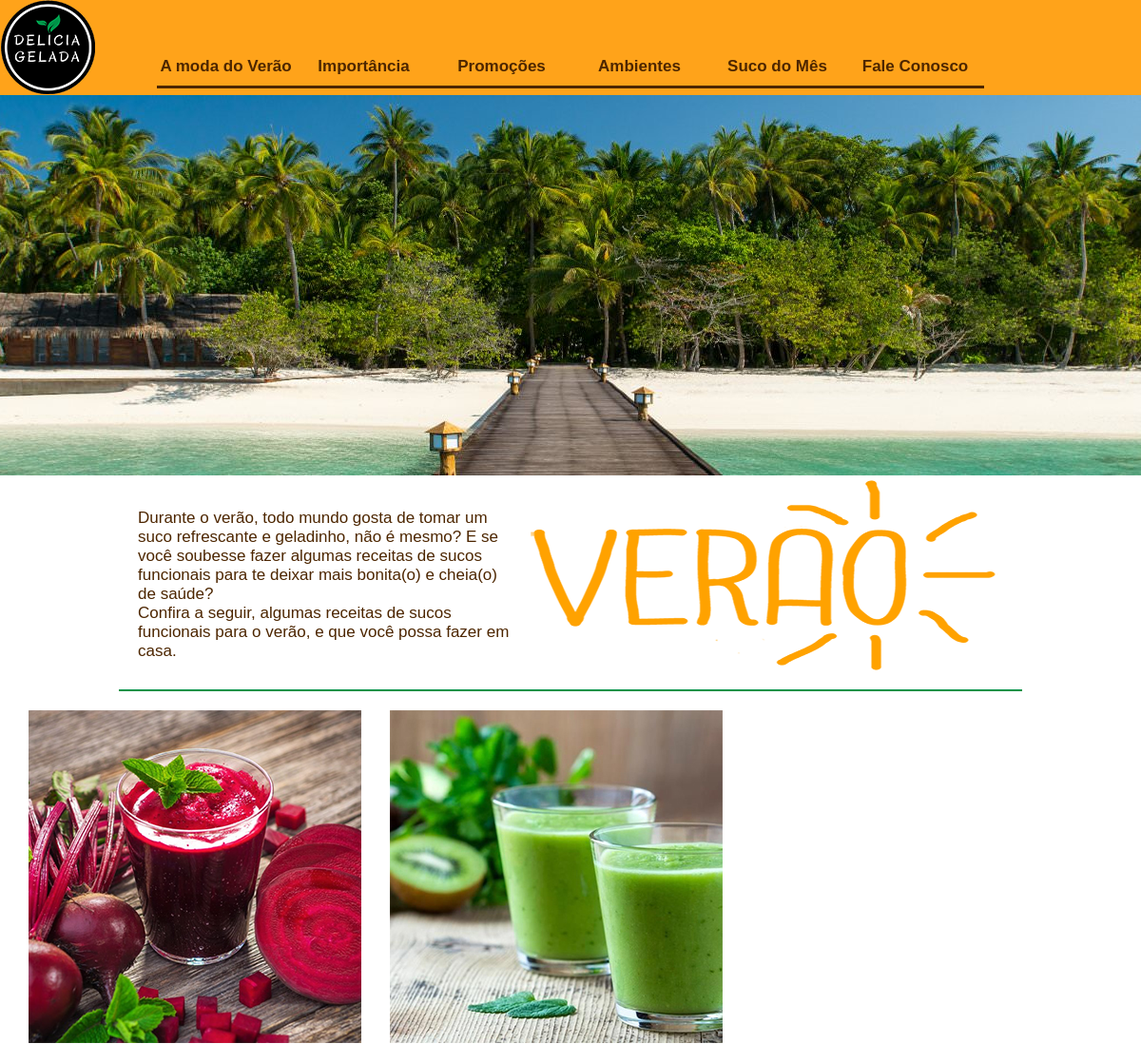
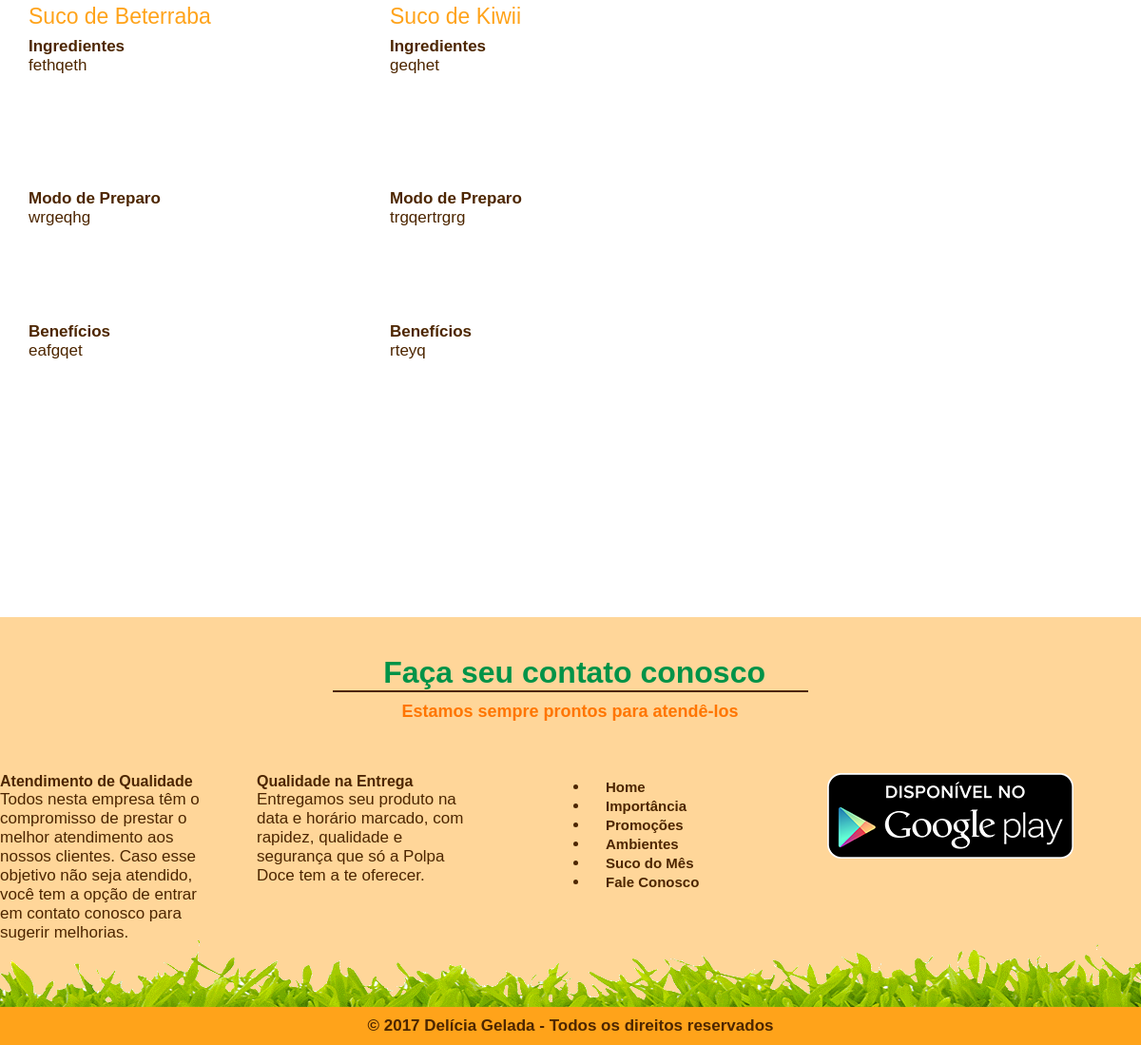
Page /modaDoVerao.php on the committed database (2 pictures, top to bottom).
### tables this page shows
CREATE TABLE `tbl_moda_verao` (
  `idModaVerao` int(11) NOT NULL AUTO_INCREMENT,
  `imagem` varchar(255) NOT NULL,
  `titulo` varchar(255) NOT NULL,
  `ingrediente` varchar(255) NOT NULL,
  `modoPreparo` text NOT NULL,
  `beneficio` text NOT NULL,
  PRIMARY KEY (`idModaVerao`)
);

### modaDoVerao.php (the view, shortened to what this page needs)
<!DOCTYPE html>
<html>
    <head>
        <link rel="stylesheet" type="text/css" href="css/styleModaDoVerao.css">
    </head>
    <body>
        <header>
            <div id="center">
                <div id="logo">
                    <a href="index.php">
                        <img src="imagens/logoMenor.png" title="Delícia Gelada" alt="Delícia Gelada">
                    </a>
                </div>
                <nav>
                    <div class="itens_menu">
                        <a href="modaDoVerao.php">
                            A moda do Verão
                        </a>
                    </div>
                    <div class="itens_menu">
                        <a href="importancia.php">
                            Importância
                        </a>
                    </div>
                    <div class="itens_menu">
                        <a href="promocoes.php">
                            Promoções
                        </a>
                    </div>
                    <div class="itens_menu">
                        <a href="ambientes.php">
                            Ambientes
                        </a>
                    </div>
                    <div class="itens_menu">
                        <a href="sucoDoMes.php">
                            Suco do Mês
                        </a>
                    </div>
                    <div class="itens_menu">
                        <a href="faleConosco.php">
                            Fale Conosco
                        </a>
                    </div>
                </nav>
            </div>
        </header>
        <div id="verao">
        </div>
        <main id="area_conteudo">
            <div id="introducao">
                <div id="txt">
                    Durante o verão,  todo mundo gosta de tomar um suco refrescante e geladinho, não é mesmo? E se você soubesse fazer algumas receitas de sucos funcionais para te deixar mais bonita(o) e cheia(o) de saúde? <br>Confira a seguir, algumas receitas de sucos funcionais para o verão, e que você possa fazer em casa.
                </div>
                <div id="capa">
                    <img src="imagens/verao.png" title="Verão" alt="Verão">
                </div>
            </div>
            <div id="line">
            </div>
            <div id="central">
                <?php
                    $sql = "SELECT * FROM tbl_moda_verao;";
                    $select=mysql_query($sql);
                    while($rsConsulta = mysql_fetch_array($select)){
                ?>
                <div id="suco_um">
                    <div id="img_couve">
                        <img src="CMS/<?php echo($rsConsulta['imagem'])?>" alt="Receitas" width="100%" height="100%">
                    </div>
                    <div class="desc">
                        <div class="titulo_receita">
                            <p class="titulos"><?php echo(utf8_encode($rsConsulta['titulo'])) ?></p><br>
                        </div>
                        <div class="ingrediente_receita">
                            <h3>Ingredientes<br></h3>
                            <?php echo(utf8_encode($rsConsulta['ingrediente'])) ?>
                        </div>
                        <div class="modo_preparo_receita">
                            <h3>Modo de Preparo<br></h3>
                            <p class="preparo"><?php echo(utf8_encode($rsConsulta['modoPreparo'])) ?></p><br>
                        </div>
                        <div class="beneficio_receita">
                            <h3>Benefícios<br></h3>
                            <p class="preparo"><?php echo(utf8_encode($rsConsulta['beneficio'])) ?></p>
                        </div>
                    </div>
                </div>
                <?php
                    }
                ?>
            </div>
        </main>
        <footer>
            <div id="centralizar">
                <div id="trabalheConosco">
                    <h1>Faça seu contato conosco</h1>
                </div>
                <div id="linha">
                </div>
                <div id="texto">
                    Estamos sempre prontos para atendê-los
                </div>
                <div id="atendimento">
                    <h4>Atendimento de Qualidade</h4>
                    <p>Todos nesta empresa têm o compromisso de prestar o melhor atendimento aos nossos clientes. Caso esse objetivo não seja atendido, você tem a opção de entrar em contato conosco para sugerir melhorias.</p>
                </div>
                <div id="entrega">
                    <h4 id="qualidade">
                        Qualidade na Entrega
                    </h4>
                    <p>Entregamos seu produto na data e horário marcado, com rapidez, qualidade e segurança que só a Polpa Doce tem a te oferecer.</p>
                </div>
                <div id="navegacao">
                    <ul class="estilo">
                        <li><a href="index.php" class="link">Home</a></li>
                        <li><a href="importancia.php" class="link">Importância</a></li>
                        <li><a href="promocoes.php" class="link">Promoções</a></li>
                        <li><a href="ambientes.php" class="link">Ambientes</a></li>
                        <li><a href="sucoDoMes.php" class="link">Suco do Mês</a></li>
                        <li><a href="faleConosco.php" class="link">Fale Conosco</a></li>
                    </ul>
                </div>
                <div id="pagamento">
                    <a href="#">
                        <img src="imagens/google.png" alt="Baixe o nosso Aplicativo" title="Baixe o nosso aplicativo direto no seu celular">
                    </a>
                </div>
            </div>
            <div id="img_fundo">
            </div>
        </footer>
        <div id="seguranca">
            <div id="direitos">
                © 2017 Delícia Gelada - Todos os direitos reservados
            </div>
        </div>
    </body>
</html>

### css/styleModaDoVerao.css (style rules this page uses)
body { margin-bottom: auto; margin-top: auto; margin-left: auto; margin-right: auto; }
h1 { margin: 0; float: right; font-family: sans-serif; text-decoration: none; }
h4 { margin: auto; font-family: sans-serif; color: #4d2600; }
.titulos { margin: auto; font-family: sans-serif; color: #ffa31a; font-size: 23px; }
p { margin: auto; font-family: sans-serif; font-size: 17px; color: #4d2600; }
ul { margin: 0; font-family: sans-serif; font-size: 17px; text-decoration: none; }
h3 { margin: 0; font-family: sans-serif; font-size: 17px; color: #4d2600; }
.preparo { margin: 0; font-family: sans-serif; font-size: 17px; color: #4d2600; }
.estilo { margin-left: 20px; margin-top: 5px; color: #4d2600; }
.estilo .link { margin-left: 17px; font-family: sans-serif; font-size: 15px; color: #4d2600; }
.desc { font-family: sans-serif; font-size: 17px; text-align: left; color: #4d2600; }
header { width: 100%; height: 100px; background-color: #ffa31a; position: fixed; z-index: 999; }
#center { width: 1200px; height: 100px; margin-left: auto; margin-right: auto; }
#logo { width: 100px; height: 100px; float: left; }
nav { width: 870px; height: 40px; float: left; margin-top: 50px; margin-right: 5px; margin-left: 65px; border-bottom: solid 3px #4d2600; }
.itens_menu { width: 145px; height: 30px; float: left; text-align: center; font-size: 17px; font-family: sans-serif; padding-top: 10px; text-align: center; transition: 2s; }
a { color: #4d2600; text-decoration: none; font-weight: bold; }
#area_conteudo { width: 1200px; min-height: 1000px; height: auto; overflow: hidden; margin-left: auto; margin-right: auto; }
#verao { width: 100%; height: 400px; margin-bottom: 5px; background:url(../imagens/verao.jpg) repeat-x top center; position: relative; }
#introducao { width: 910px; height: 200px; margin-left: auto; margin-right: auto; margin-bottom: 20px; }
#txt { width: 400px; height: 170px; float: left; font-family: sans-serif; font-size: 17px; padding-top: 30px; text-align: left; color: #4d2600; }
#capa { width: 500px; height: 200px; float: right; }
#line { width: 950px; height: 2px; background-color: #009348; margin-left: auto; margin-right: auto; }
#central { width: 1140px; min-height: 1000px; height: auto; overflow: hidden; margin-top: 20px; margin-left: auto; margin-right: auto; }
#suco_um { width: 350px; height: 1000px; float: left; margin-right: 30px; }
.titulo_receita { width: 350px; height: 30px; margin-top: 5px; }
.ingrediente_receita { width: 350px; min-height: 160px; height: auto; margin-top: 5px; }
.modo_preparo_receita { width: 350px; min-height: 140px; height: auto; }
.beneficio_receita { width: 350px; min-height: 260px; height: auto; }
#img_couve { width: 350px; height: 350px; }
footer { width: 100%; height: 410px; background-color: #ffd699; }
#img_fundo { width: 100%; height: 70px; background:url(../imagens/fundoFooter.png) repeat-x top center; }
#centralizar { width: 1200px; height: 300px; margin-left: auto; margin-right: auto; padding-top: 40px; }
#trabalheConosco { width: 410px; height: 37px; margin-left: auto; margin-right: auto; color: #009348; }
#linha { width: 500px; height: 2px; background-color: #4d2600; margin-right: auto; margin-left: auto; }
#texto { width: 355px; height: 25px; margin-left: auto; margin-right: auto; margin-top: 10px; color: #ff7500; font-family: sans-serif; font-size: 18px; font-weight: bold; }
#atendimento { width: 220px; height: 170px; margin-top: 50px; float: left; margin-right: 50px; color: #4d2600; }
#entrega { width: 220px; height: 170px; margin-top: 50px; float: left; margin-right: 50px; }
#navegacao { width: 220px; height: 170px; margin-top: 50px; float: left; margin-left: 20px; }
#pagamento { width: 300px; height: 170px; margin-top: 50px; float: right; margin-right: 30px; }
#seguranca { width: 100%; height: 40px; background-color: #ffa31a; }
#direitos { width: 500px; height: 30px; font-family: sans-serif; font-size: 17px; font-weight: bold; color: #4d2600; text-align: center; margin-left: auto; margin-right: auto; padding-top: 10px; }

### rows in the picture
tbl_moda_verao: imagem (picture), titulo "Suco de Beterraba", ingrediente "fethqeth", modoPreparo "wrgeqhg", beneficio "eafgqet"
tbl_moda_verao: imagem (picture), titulo "Suco de Kiwii", ingrediente "geqhet", modoPreparo "trgqertrgrg", beneficio "rteyq"
